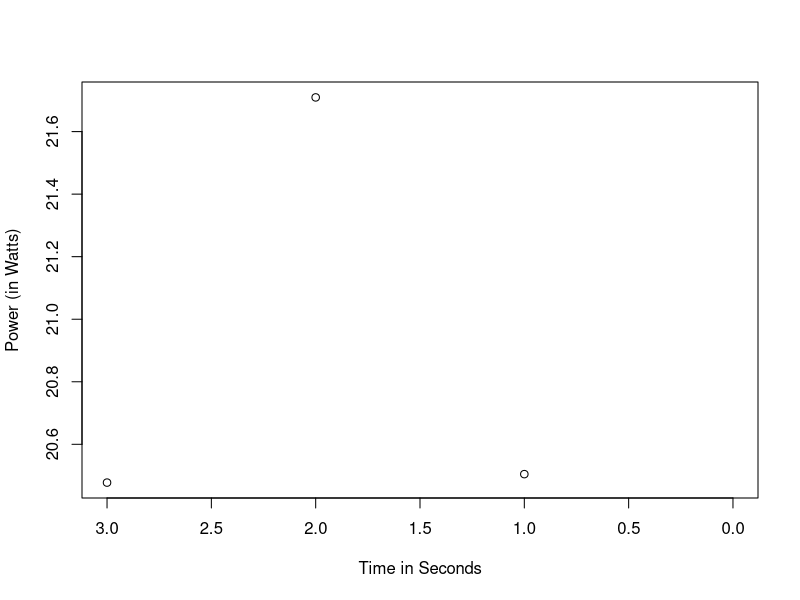

Generate this figure with R:
# Set the working directory
setwd("/Users/mac/Desktop/Programming/COMP9596//DroneData")
require(splines) #thx @Chase for the notice

rad2deg <- function(rad) {(rad * 180) / (pi)}

# Read the data
data1 <- read.csv(file="freq.csv", header=TRUE, sep=",")
data2 <- read.csv(file="freq2.csv", header=TRUE, sep=",")

data <- rbind(data1, data2)

# Convert date column to Date object
data$Date <- as.POSIXct(data$Date)

# Extract the data from column name to plot
data.toPlot <- data[data$Battery > 5,]

# Calculate the difference of each time point to the first (in seconds)
data.toPlot$TimeDiff <- data.toPlot$Date - data.toPlot$Date[1]

# Since TimeDiff is a time/date object, convert it to a numeric and store this as an extra column in data frame
data.toPlot$TimeDiffValue <- as.numeric(data.toPlot$TimeDiff)

# Multiple current and voltage to get Power
data.toPlot$Power <- as.double(-(data.toPlot$Current/1000) * data.toPlot$Voltage/1000)

#Get Mangnitude of Velocity
data.toPlot$Velocity <- sqrt(data.toPlot$VelocityX^2 + data.toPlot$VelocityY^2 + data.toPlot$VelocityZ^2)
data.toPlot$Mean <- mean(data.toPlot$Power)
data.toPlot$TanDirection = rad2deg(atan(data.toPlot$VelocityY/data.toPlot$VelocityX))
t0 = data.toPlot[data.toPlot$Method == '3',]$TanDirection
t1 = data.toPlot[data.toPlot$Method == '2',]$TanDirection
t2 = data.toPlot[data.toPlot$Method == '1',]$TanDirection
t3 = data.toPlot[data.toPlot$Method == '0.75',]$TanDirection
t4 = data.toPlot[data.toPlot$Method == '0.5',]$TanDirection
t5 = data.toPlot[data.toPlot$Method == '0.25',]$TanDirection
t6 = data.toPlot[data.toPlot$Method == '0.1',]$TanDirection

r0 = max(t0) - min(t0)
r1 = max(t1) - min(t1)
r2 = max(t2) - min(t2)
r3 = max(t3) - min(t3)
r4 = max(t4) - min(t4)
r5 = max(t5) - min(t5)
r6 = max(t6) - min(t6)

#dY <- diff(data.toPlot$Velocity)/diff(data.toPlot$TimeDiffValue)  # the derivative of your function
#dX <- rowMeans(embed(data.toPlot$TimeDiffValue,2)) # centers the X values for plotting

#ppi <- 200
#png(file=paste("FourthExperimentSingleAnglePower", ".png", sep=""), height=7*ppi, width=9*ppi, res=ppi)

#write.csv(data.toPlotFinal, file="FirstRev.csv")
plot(y=c(r0,r1, r2, r3, r4, r5, r6), x=c('3','2','1', '0.75', '0.5', '0.25', '0.1'), xlim=c(3,0), type="p",col="black", lwd="1", ylab="Power (in Watts)", xlab="Time in Seconds")
#points(x=data.toPlot$TimeDiffValue[68], y=data.toPlot$Power[68], pch=1)
#points(x=data.toPlot$TimeDiffValue[98], y=data.toPlot$Power[98], pch=2)
#points(x=data.toPlot$TimeDiffValue[128], y=data.toPlot$Power[128], pch=3)
#points(x=data.toPlot$TimeDiffValue[158], y=data.toPlot$Power[158], pch=4)
#points(x=data.toPlot$TimeDiffValue[188], y=data.toPlot$Power[188], pch=5) 

#legend("topleft", legend=c("16 Degrees", "17 Degrees", "18 Degrees", "19 Degrees", "20 Degrees"), bty="n", pch=1:5, lty=1, lwd=1)

#dev.off()
